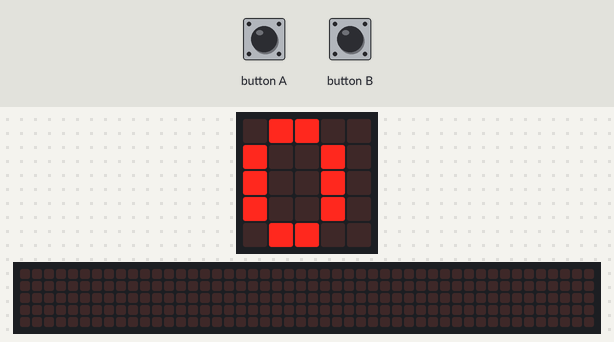
Recording of a program running on a simulated BBC micro:bit (MakeCode). On the bench: the board's 5×5 LED display, a strip that is not on the board, showing the scrolling text unrolled. Inputs (shaded band) come from the test bench. The 48×5 strip is a reading aid, not a part: it shows the text the display is scrolling, unrolled, one strip-width of it at a time.

Above: at 1.2 s.
1.3 s: button B pressed for 0.15 s
At 1.92 s:
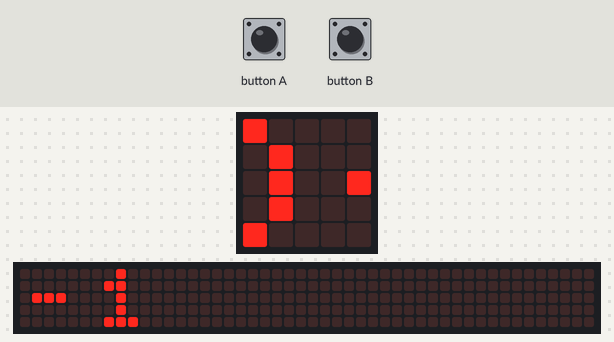
2.0 s: button A pressed for 0.15 s
2.7 s: button A pressed for 0.15 s
3.4 s: button B pressed for 0.15 s
At 4.7 s:
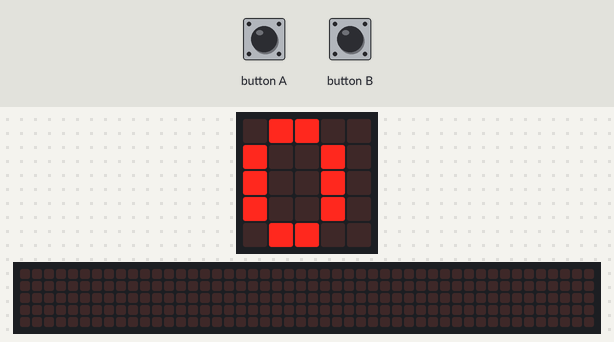
Timing chart, 0 to 6.4 s (numbered marks = the images above; inputs shaded):
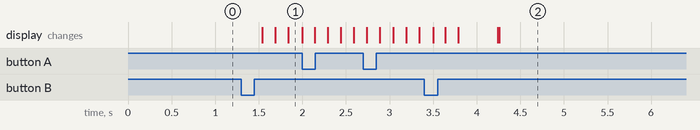

The program:

main.ts
```typescript
let Kunder = 0
// Når bokstav A trykkes, endres tallet kunder med + 1.
input.onButtonPressed(Button.A, function () {
    Kunder += 1
})
// Når knapp b trykkes tas en kunde bort fra listen.
input.onButtonPressed(Button.B, function () {
    Kunder += -1
})
// Denne gjør at tallet på kundene vises.
basic.forever(function () {
    basic.showNumber(Kunder)
})
```

test.ts
```typescript
// testene settes inn her; disse vil ikke kompilert så lenge denne pakken blir brukt som en utvidelse.
```

Measured:
- after the input at 1.3 s, the display: first changes after 0.24 s (image 1 shows a later state)
